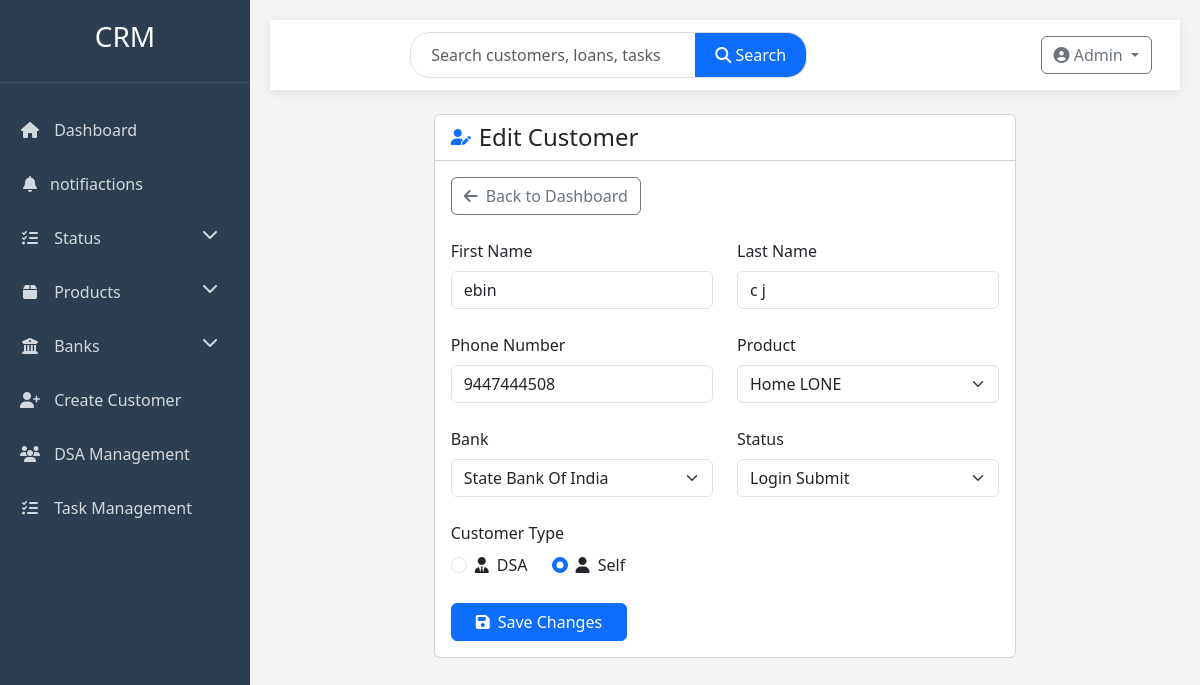
The page /customers/edit/1 on the database its author committed.
### profiles/models.py (models this page shows, shortened)
class Customer(models.Model):
    f_name = models.CharField(max_length=50)
    l_name = models.CharField(max_length=50)
    phone_num = models.IntegerField()
    product = models.CharField(choices=PRODUCT_CHOICE, max_length=20)
    bank = models.CharField(choices=BANK_CHOICE, max_length=20)
    status = models.CharField(choices=STATUS_CHOICES, max_length=20)
    type = models.CharField(choices=TYPE_CHOICES, max_length=4)
    dsa = models.ForeignKey(DSA, on_delete=models.SET_NULL, null=True, blank=True)
    created_date = models.DateField(auto_now_add=True)

### profiles/views.py (the view, shortened to what this page needs)
# urls.py: path('customers/edit/<int:pk>', views.edit_customer, name='edit'),
def edit_customer(request, pk):
    customer = get_object_or_404(Customer, pk=pk)
    context = {
        'customer': customer,
        'bank_choices': BANK_CHOICE,
        'product_choices': PRODUCT_CHOICE,
        'status_choices': STATUS_CHOICES,
        'type_choices': TYPE_CHOICES,
    }
    return render(request, 'edit.html', context)

### templates/edit.html (shortened to what this page needs)
{% extends "base.html" %}
{% block content %}
<div class="row animate-fade">
    <div class="col-lg-8 mx-auto">
        <div class="card">
            <div class="card-header bg-white">
                <div class="d-flex align-items-center">
                    <i class="fas fa-user-edit me-2 text-primary"></i>
                    <h4 class="mb-0">Edit Customer</h4>
                </div>
            </div>
            <div class="card-body">
                <form method="post" action="{% url 'edit' customer.pk %}" class="needs-validation" novalidate>
                    <div class="d-flex justify-content-between mb-4">
                        <a href="{% url 'list' %}" class="btn btn-outline-secondary">
                            <i class="fas fa-arrow-left me-2"></i>Back to Dashboard
                        </a>
                    </div>
                    <div class="row g-4">
                        <div class="col-md-6">
                            <div class="form-group">
                                <label for="f_name" class="form-label">First Name</label>
                                <input type="text" class="form-control" id="f_name" name="f_name" value="{{ customer.f_name }}" required>
                            </div>
                        </div>
                        <div class="col-md-6">
                            <div class="form-group">
                                <label for="l_name" class="form-label">Last Name</label>
                                <input type="text" class="form-control" id="l_name" name="l_name" value="{{ customer.l_name }}" required>
                            </div>
                        </div>
                        <div class="col-md-6">
                            <div class="form-group">
                                <label for="phone_num" class="form-label">Phone Number</label>
                                <input type="text" class="form-control" id="phone_num" name="phone_num" value="{{ customer.phone_num }}" required>
                            </div>
                        </div>
                        <div class="col-md-6">
                            <div class="form-group">
                                <label for="product" class="form-label">Product</label>
                                <select class="form-select" id="product" name="product" required>
                                    {% for code, name in product_choices %}
                                        <option value="{{ code }}" {% if customer.product == code %}selected{% endif %}>{{ name }}</option>
                                    {% endfor %}
                                </select>
                            </div>
                        </div>
                        <div class="col-md-6">
                            <div class="form-group">
                                <label for="bank" class="form-label">Bank</label>
                                <select class="form-select" id="bank" name="bank" required>
                                    {% for code, name in bank_choices %}
                                        <option value="{{ code }}" {% if customer.bank == code %}selected{% endif %}>{{ name }}</option>
                                    {% endfor %}
                                </select>
                            </div>
                        </div>
                        <div class="col-md-6">
                            <div class="form-group">
                                <label for="status" class="form-label">Status</label>
                                <select class="form-select" id="status" name="status" required>
                                    {% for code, name in status_choices %}
                                        <option value="{{ code }}" {% if customer.status == code %}selected{% endif %}>{{ name }}</option>
                                    {% endfor %}
                                </select>
                            </div>
                        </div>
                        <div class="col-12">
                            <label class="form-label">Customer Type</label>
                            <div class="d-flex gap-4">
                                {% for code, name in type_choices %}
                                <div class="form-check">
                                    <input class="form-check-input" type="radio" name="type" id="type_{{ code }}" value="{{ code }}"
                                        {% if customer.type == code %}checked{% endif %}>
                                    <label class="form-check-label" for="type_{{ code }}">
                                        <i class="fas {% if code == 'DSA' %}fa-user-tie{% else %}fa-user{% endif %} me-1"></i> {{ name }}
                                    </label>
                                </div>
                                {% endfor %}
                            </div>
                        </div>
                        <div class="col-12 mt-4">
                            <button type="submit" class="btn btn-primary px-4">
                                <i class="fas fa-save me-2"></i>Save Changes
                            </button>
                        </div>
                    </div>
                </form>
            </div>
        </div>
    </div>
</div>
{% endblock %}

### templates/base.html (style rules this page uses)
:root { --primary-color: #3498db; --secondary-color: #2c3e50; --accent-color: #e74c3c; --light-color: #ecf0f1; --dark-color: #2c3e50; --sidebar-width: 250px; }
body { font-family: 'Segoe UI', Tahoma, Geneva, Verdana, sans-serif; background-color: #f5f5f5; color: #333; display: flex; min-height: 100vh; overflow-x: hidden; }

### rows shown on the page
Customer: f_name "ebin", l_name "c j", phone_num "9447444508", product "Home LONE", bank "State Bank Of India", status "Login Submit", type "☐ DSA" "☑ Self"

### other values the page prints
{{ name }} "DSA" "Self"
